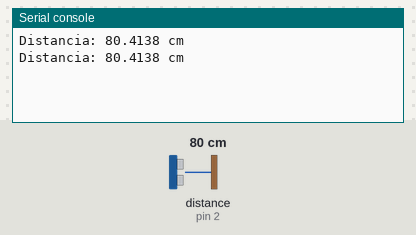
The program below on a simulated MicroPython board. Parts: the last lines printed to the serial console. Inputs (shaded band) come from the test bench; at power-on: distance to the obstacle (sensor on pin 2) 80 cm. The echo pulse lasts 58.3 µs per cm.

Above: at 1.3 s.
1.4 s: distance to the obstacle (sensor on pin 2) set to 2 cm
At 2.7 s:
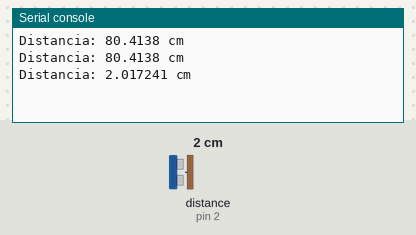
2.9 s: distance to the obstacle (sensor on pin 2) set to 4 cm
At 3.7 s:
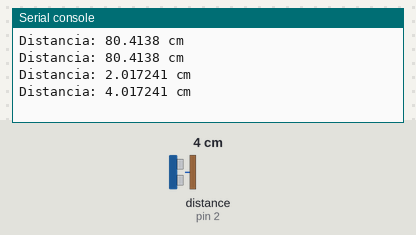
Timing chart, 0 to 5.9 s (numbered marks = the images above; inputs shaded):
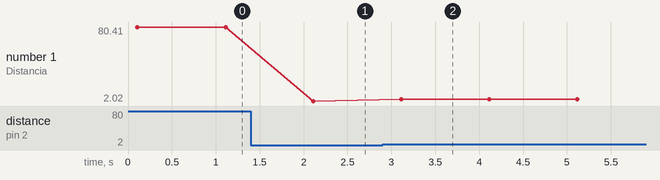

Measured:
- after the input at 1.4 s, the serial console: prints a new line after 0.71 s (image 1)
- after the input at 2.9 s, the serial console: prints a new line after 0.21 s (image 2)
- plotted number 1: 80.41 → 2.02 after the input at 1.4 s, 2.02 → 4.02 after the input at 2.9 s

The program:

main.py
```python
from machine import Pin, time_pulse_us
import time

time.sleep(0.1) # Wait for USB to become ready

trigger = Pin(3, Pin.OUT)
echo = Pin(2, Pin.IN)

def get_distance():
    trigger.low()
    time.sleep_us(2)
    trigger.high()
    time.sleep_us(10)
    trigger.low()
    duration = time_pulse_us(echo, 1)
    distance = duration / 58
    return distance

while True:
    print("Distancia:", get_distance(), "cm")
    time.sleep(1)
```
